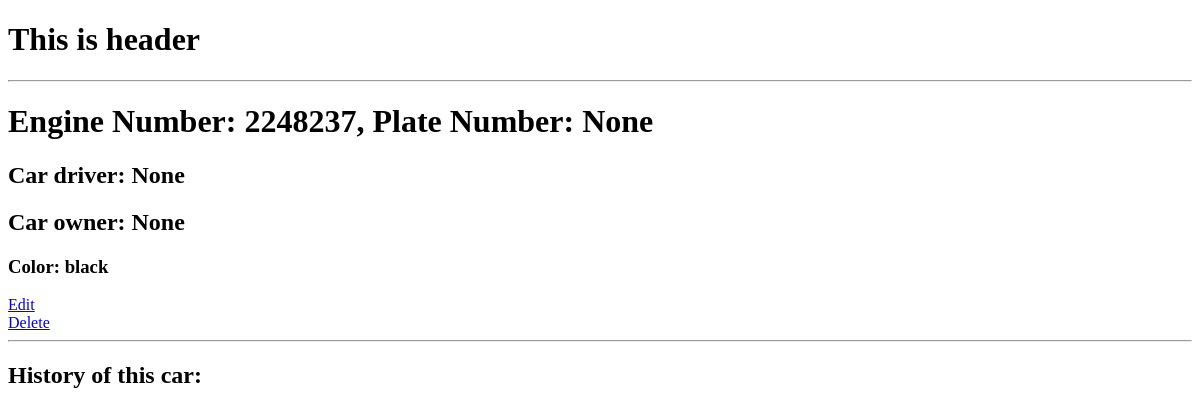
Page /cars/car_detail/1/ on the earlier database version.
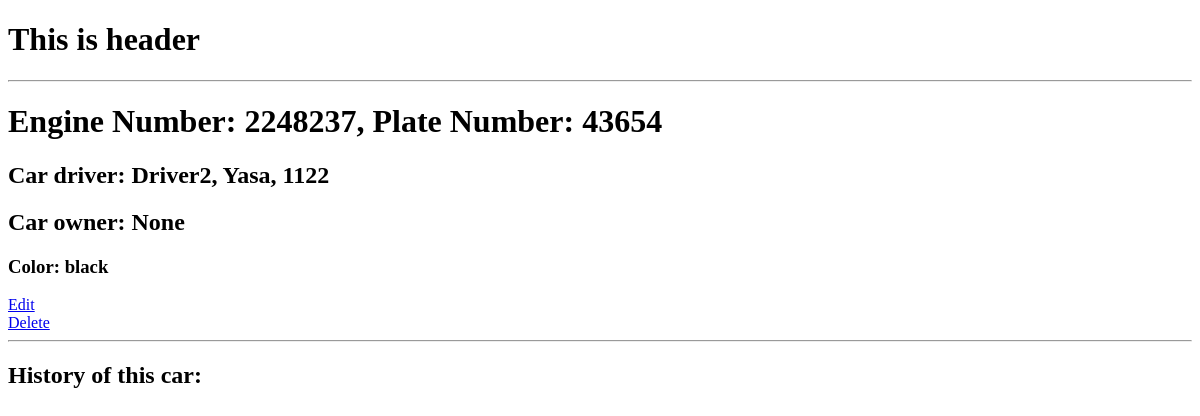
Same page on the later database version.
### cars/models.py (models this page shows, shortened)
class Car(models.Model):
    STEERING_SIDE = (
        ('راسته', 'راسته'),
        ('چپه', 'چپه')
    )
    driver = models.ForeignKey(DriverProfile, on_delete=models.SET_NULL, null=True, blank=True)
    owner = models.ForeignKey('CarOwner', on_delete=models.SET_NULL, null=True, blank=True)
    plate_number = models.CharField(max_length=200, blank=True, null=True)
    steering = models.CharField(max_length=10, choices=STEERING_SIDE, default='راسته')
    model = models.CharField(max_length=300)
    color = models.CharField(max_length=200)
    engine_type = models.CharField(max_length=300)
    engine_num = models.CharField(max_length=200)
    number_of_cylinder = models.IntegerField()
    chassis_num = models.CharField(max_length=200, help_text='شماره شاسی')
    legal_weight = models.CharField(
        max_length=255, null=True, blank=True, help_text='وزن مجموعی مجاز')
    weight_on_axle = models.CharField(
        max_length=255, null=True, blank=True, help_text='وزن بالای اکسل')
    number_of_rider = models.PositiveIntegerField(help_text='تعداد راکبین')

### accounts/models.py (models this page shows)
class DriverProfile(models.Model):
    GENDER = (
        ('آقا', 'آقا'),
        ('خانم', 'خانم'),
    )
    id = models.UUIDField(primary_key=True, default=uuid.uuid4, editable=False, unique=True)
    licence_num = models.CharField(max_length=250, unique=True)
    user = models.OneToOneField(User, on_delete=models.SET_NULL, null=True)
    first_name = models.CharField(max_length=200)
    last_name = models.CharField(max_length=200, blank=True, null=True)
    father_name = models.CharField(max_length=200)
    gender = models.CharField(max_length=5, choices=GENDER, default='آقا')
    blood_group = models.CharField(max_length=10, blank=True, null=True)
    tazkira_num = models.CharField(max_length=255)
    current_address = models.OneToOneField('Address', on_delete=models.CASCADE, blank=True, null=True)
    phone_num = models.CharField(max_length=14,unique=True, null=True, blank=True)
    tazkira_img = models.ImageField(upload_to="media/driver/id_images", default="media/driver_id.jpg", null=True, blank=True)
    avatar = models.ImageField(upload_to="media/driver/profile_images", default="media/driver.jpg", null=True, blank=True)
    id = models.UUIDField(primary_key=True, default=uuid.uuid4, editable=False, unique=True)
    def __str__(self) -> str:
        return f'{self.first_name}, {self.last_name}, {self.licence_num}'

### cars/views.py (the view)
# urls.py: path('car_detail/<int:pk>/', views.car_detail, name='car-detail'),
def car_detail(request, pk):
    car = get_object_or_404(Car, id = pk)
    car_history = car.carhistory_set.all()
    context = {
        'car': car,
        'history': car_history
    }
    return render(request, 'cars/car_detail.html', context)

### cars/templates/cars/car_detail.html (shortened to what this page needs)
{% extends 'base.html' %}
{% block content %}
    <h1>Engine Number: {{ car.engine_num }}, Plate Number: {{ car.plate_number | default:None }}</h1>
    <h2>Car driver: {{ car.driver }}</h2>
    <h2>Car owner: {{ car.owner }}</h2>
    <h3>Color: {{ car.color }}</h3>
    <a href="{% url 'cars:edit-car' car.id %}">Edit</a><br>
    <a href="{% url 'cars:delete-car' car.id %}">Delete</a>
    <hr>
    <h2>History of this car:</h2>
{% endblock content %}

Differences in the rows shown:
changed Car "None": plate_number "None" → "43654"; driver "None" → "Driver2, Yasa, 1122"
